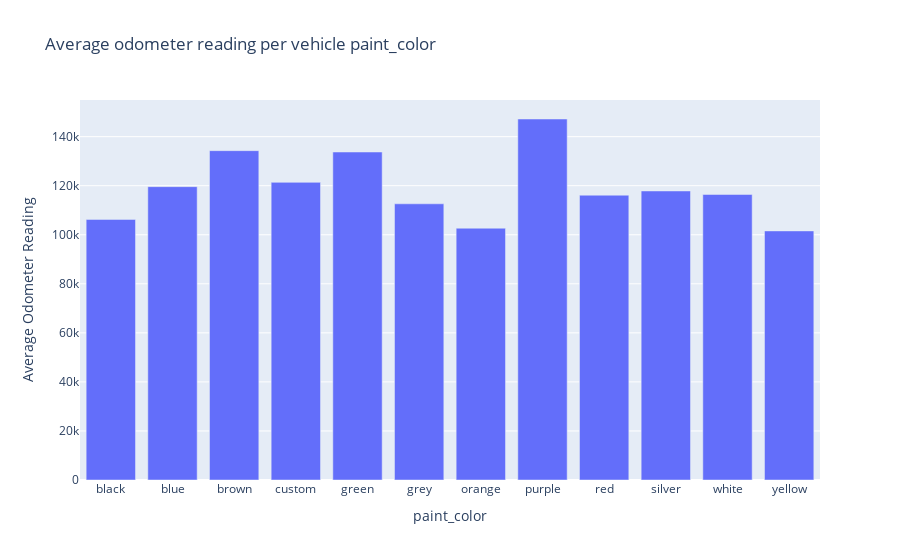

The cell this chart's notebook holds for it:
### Markdown cell above
Finally making a bar chart to compare the average odometer reading of the vehicles for specific categories of the vehicle. Again the idea being these categories can be changed dynamically on the app using streamlit.

### Code cell
comparison_2 = 'paint_color'
df_od_by_color = df_vehicles.groupby(f'{comparison_2}')['odometer'].mean()
fig=px.bar(
    df_od_by_color,
    title=f'Average odometer reading per vehicle {comparison_2}'
)
fig.update_layout(showlegend=False, yaxis_title='Average Odometer Reading')
fig

### Figure 1 — Plotly figure (JSON) as saved in the notebook; plotly's stock layout.template omitted (floating-point values rounded to 4 significant figures)
{"data": [{"alignmentgroup": "True", "hovertemplate": "variable=odometer<br>paint_color=%{x}<br>value=%{y}<extra></extra>", "legendgroup": "odometer", "marker": {"color": "#636efa", "pattern": {"shape": ""}}, "name": "odometer", "offsetgroup": "odometer", "orientation": "v", "showlegend": true, "textposition": "auto", "type": "bar", "x": ["black", "blue", "brown", "custom", "green", "grey", "orange", "purple", "red", "silver", "white", "yellow"], "xaxis": "x", "y": [106300.0, 119600.0, 134300.0, 121400.0, 133700.0, 112600.0, 102700.0, 147200.0, 116100.0, 117900.0, 116400.0, 101600.0], "yaxis": "y"}], "layout": {"barmode": "relative", "legend": {"title": {"text": "variable"}, "tracegroupgap": 0}, "showlegend": false, "title": {"text": "Average odometer reading per vehicle paint_color"}, "xaxis": {"anchor": "y", "domain": [0, 1], "title": {"text": "paint_color"}}, "yaxis": {"anchor": "x", "domain": [0, 1], "title": {"text": "Average Odometer Reading"}}}}
